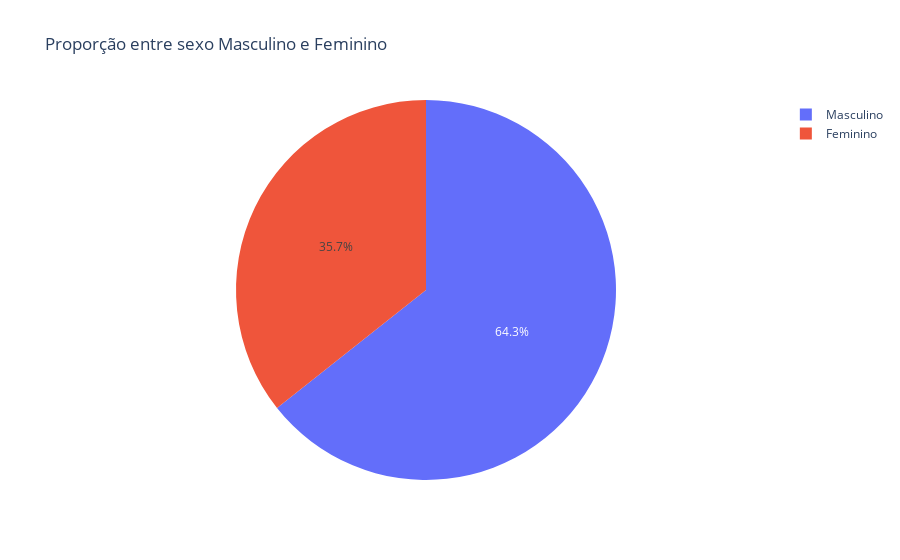

Notebook code for this chart:
### Markdown cell above
# Criando gráficos

### Code cell
titulo_grafico = 'Proporção entre sexo Masculino e Feminino'

fig1 = px.pie(values=df['sex'].value_counts(),
             names = ['Masculino', 'Feminino'],
             title = titulo_grafico)

fig1.show()

### Figure 1 — Plotly figure (JSON) as saved in the notebook; plotly's stock layout.template omitted (floating-point values rounded to 4 significant figures)
{"data": [{"domain": {"x": [0, 1], "y": [0, 1]}, "hovertemplate": "label=%{label}<br>value=%{value}<extra></extra>", "labels": ["Masculino", "Feminino"], "legendgroup": "", "name": "", "showlegend": true, "type": "pie", "values": [157, 87]}], "layout": {"legend": {"tracegroupgap": 0}, "title": {"text": "Proporção entre sexo Masculino e Feminino"}}}
